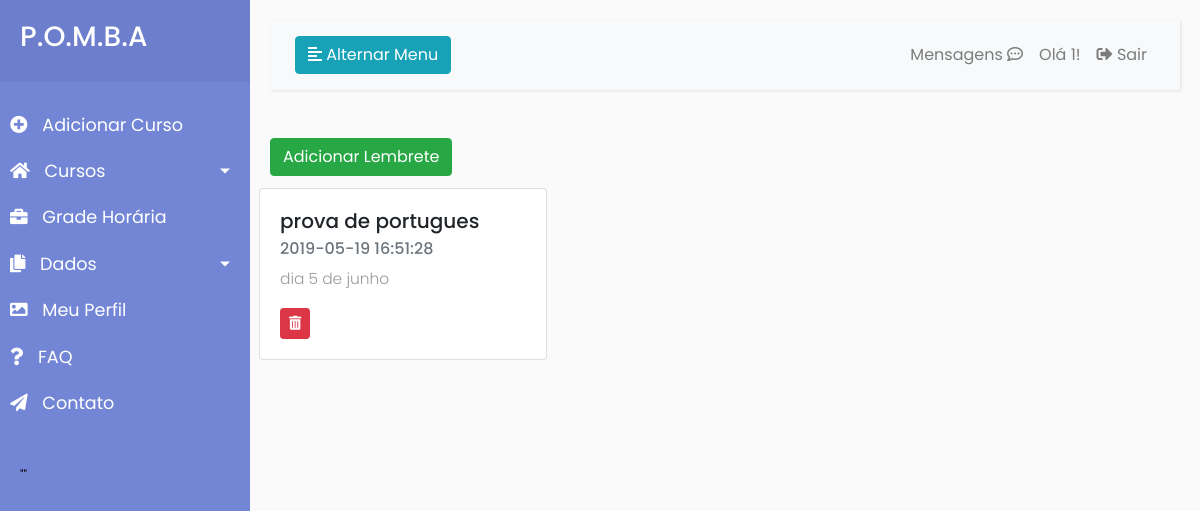
Screenshot of /index.php?page=lembretes (signed in) with the database file from the repository.
### tables this page shows
CREATE TABLE `lembretes` (
  `idlembrete` int(11) NOT NULL,
  `data` datetime NOT NULL,
  `titulo` varchar(100) NOT NULL,
  `conteudo` varchar(250) NOT NULL,
  `idAluno` int(11) NOT NULL
);

### index.php (the view, shortened to what this page needs)
<?php
    require "conn.php";
?>
<!DOCTYPE html>
<html>
<head>
    <link rel="stylesheet" href="https://stackpath.bootstrapcdn.com/bootstrap/4.1.0/css/bootstrap.min.css"
>
    <link rel="stylesheet" href="style4.css">
    <link rel="stylesheet" href="https://use.fontawesome.com/releases/v5.8.1/css/all.css">
</head>
<body>
    <div class="wrapper">
        <nav id="sidebar">
            <div class="sidebar-header">
                <a href="index.php"><h3>P.O.M.B.A</h3></a>
            </div>
            <ul class="list-unstyled components">
            <?php if (isset($_SESSION['email'])){ ?>
                <li>
                    <a href="index.php?page=adicionarcurso" >
                        <i class="fas fa-plus-circle"></i>
                        Adicionar Curso
                    </a>
                </li>
                <li>
                    <a href="#homeSubmenu" data-toggle="collapse" aria-expanded="false" class="dropdown-toggle">
                        <i class="fas fa-home"></i>
                        Cursos
                    </a>
                </li>
                <li>
                    <a href="#">
                        <i class="fas fa-briefcase"></i>
                        Grade Horária
                    </a>
                    <a href="#pageSubmenu" data-toggle="collapse" aria-expanded="false" class="dropdown-toggle">
                        <i class="fas fa-copy"></i>
                        Dados
                    </a>
                </li>
                <li>
                    <a href="#">
                        <i class="fas fa-image"></i>
                        Meu Perfil
                    </a>
                </li>
                <?php } ?>
                <li>
                    <a href="#">
                        <i class="fas fa-question"></i>
                        FAQ
                    </a>
                </li>
                <li>
                    <a href="index.php?page=contato">
                        <i class="fas fa-paper-plane"></i>
                        Contato
                    </a>
                </li>
            </ul>
            <span style="color: black;  font-size: 12px; text-indent: 15px; margin-left: 5px;">
            <?php
            $sql = mysqli_query($conn,"SELECT frases FROM frasesmotivacionais ORDER BY RAND() LIMIT 1");
	    $res = $sql->fetch_assoc();
            print "\"". $res['frases']. "\"";
            ?>
            </span>
        </nav>
        <div id="content">
            <nav class="navbar navbar-expand-lg navbar-light bg-light">
                <div class="container-fluid">
                    <button type="button" id="sidebarCollapse" class="btn btn-info">
                        <i class="fas fa-align-left"></i>
                        <span>Alternar Menu</span>
                    </button>
                    <div class="collapse navbar-collapse" id="navbarSupportedContent">
                        <ul class="nav navbar-nav ml-auto">
                            <?php
					        if (!isset($_SESSION['email'])){ ?>
                            <li class="nav-item">
                                <a role="button" class="btn btn-success my-2" href="index.php?page=cadastro">Cadastro</a>
                            </li>
                            <li class="nav-item">
                                <a role="button" class="btn btn-info my-2 mx-2" data-toggle="modal" data-target="#login">Login</a>
                            </li>
                        <?php } else { ?>
                            <li class="nav-item">
                                <a class="nav-link" href="index.php?page=mensagens">Mensagens <i class="far fa-comment-dots"></i></a>
                            </li>
                            <li class="nav-item">
                                <a class="nav-link">Olá <?php echo $_SESSION['nome']; ?>!</a>
                            </li>
                            <li class="nav-item">
                                <a class="nav-link" href="logout.php"><i class="fas fa-sign-out-alt"></i> Sair</a>
                            </li>
                            <?php } ?>
                        </ul>
                    </div>
                </div>
            </nav>
            <div class="row">
                <div class="col-md-12">
                    <?php include("config.php"); ?>
                </div>
            </div>
        </div>
    </div>
</body>
</html>

### lembretes/listarLembretes.php
<div>
    <span><a role="button" class="btn btn-success my-2" href="index.php?page=adicionarLembrete">Adicionar Lembrete</a></span>
</div>
<?php
$id = $_SESSION['id'];
$sql="select * from lembretes where (idAluno='$id');";
$res=mysqli_query($conn,$sql);
echo    "<div class=\"row\">";
while($row = $res->fetch_assoc()){
echo        "<div class=\"card m-1\" style=\"width: 18rem;\">";
echo            "<div class=\"card-body\">";
echo                "<h5 class=\"card-title\">".$row['titulo']."</h5>";
echo                "<h6 class=\"card-subtitle mb-2 text-muted\">".$row['data']."</h6>";
echo                "<pre><p class=\"card-text\">".$row['conteudo']."</p></pre>";
echo '<button onclick="if(confirm(\'tem certeza que deseja excluir o Lembrete '.$row['idlembrete'].'?\')){location.href=\'lembretes/excluirLembrete.php?idLembrete='.$row['idlembrete'].'\';}else{false;}"  class=\'btn btn-danger btn-sm\'><i class="fas fa-trash-alt"></i></button>';
echo            "</div>";
echo        "</div>";
}
echo    "</div>";
?>

### style4.css (style rules this page uses)
body { font-family: 'Poppins', sans-serif; background: #fafafa; }
p { font-family: 'Poppins', sans-serif; font-size: 1.1em; font-weight: 300; line-height: 1.7em; color: #999; }
a, a:hover, a:focus { color: inherit; text-decoration: none; transition: all 0.3s; }
.navbar { padding: 15px 10px; background: #fff; border: none; border-radius: 0; margin-bottom: 40px; box-shadow: 1px 1px 3px rgba(0, 0, 0, 0.1); }
i, span { display: inline-block; }
.wrapper { display: flex; align-items: stretch; }
#sidebar { min-width: 250px; max-width: 250px; background: #7386D5; color: #fff; transition: all 0.3s; }
#sidebar ul li a { text-align: left; }
#sidebar .sidebar-header { padding: 20px; background: #6d7fcc; }
#sidebar ul.components { padding: 20px 0; }
#sidebar ul li a { padding: 10px; font-size: 1.1em; display: block; }
#sidebar ul li a i { margin-right: 10px; }
a[data-toggle="collapse"] { position: relative; }
.dropdown-toggle::after { display: block; position: absolute; top: 50%; right: 20px; transform: translateY(-50%); }
#content { width: 100%; padding: 20px; min-height: 100vh; transition: all 0.3s; }

### rows the page displays
lembretes: titulo "prova de portugues", data "2019-05-19 16:51:28", conteudo "dia 5 de junho"

### other values shown
$_SESSION['nome'] "1"
